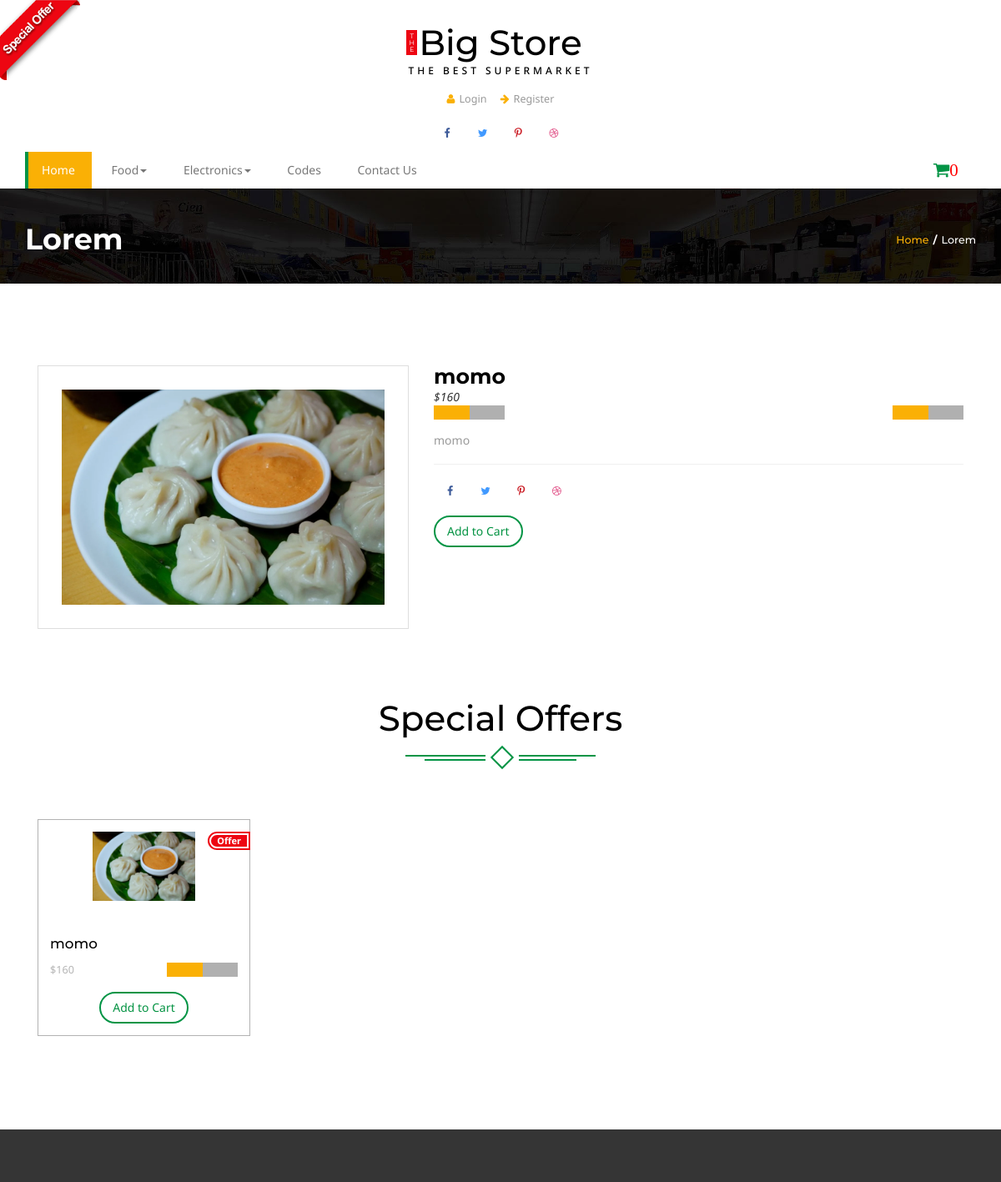
Before: /product_detail/momo (upper part) with the older database file.
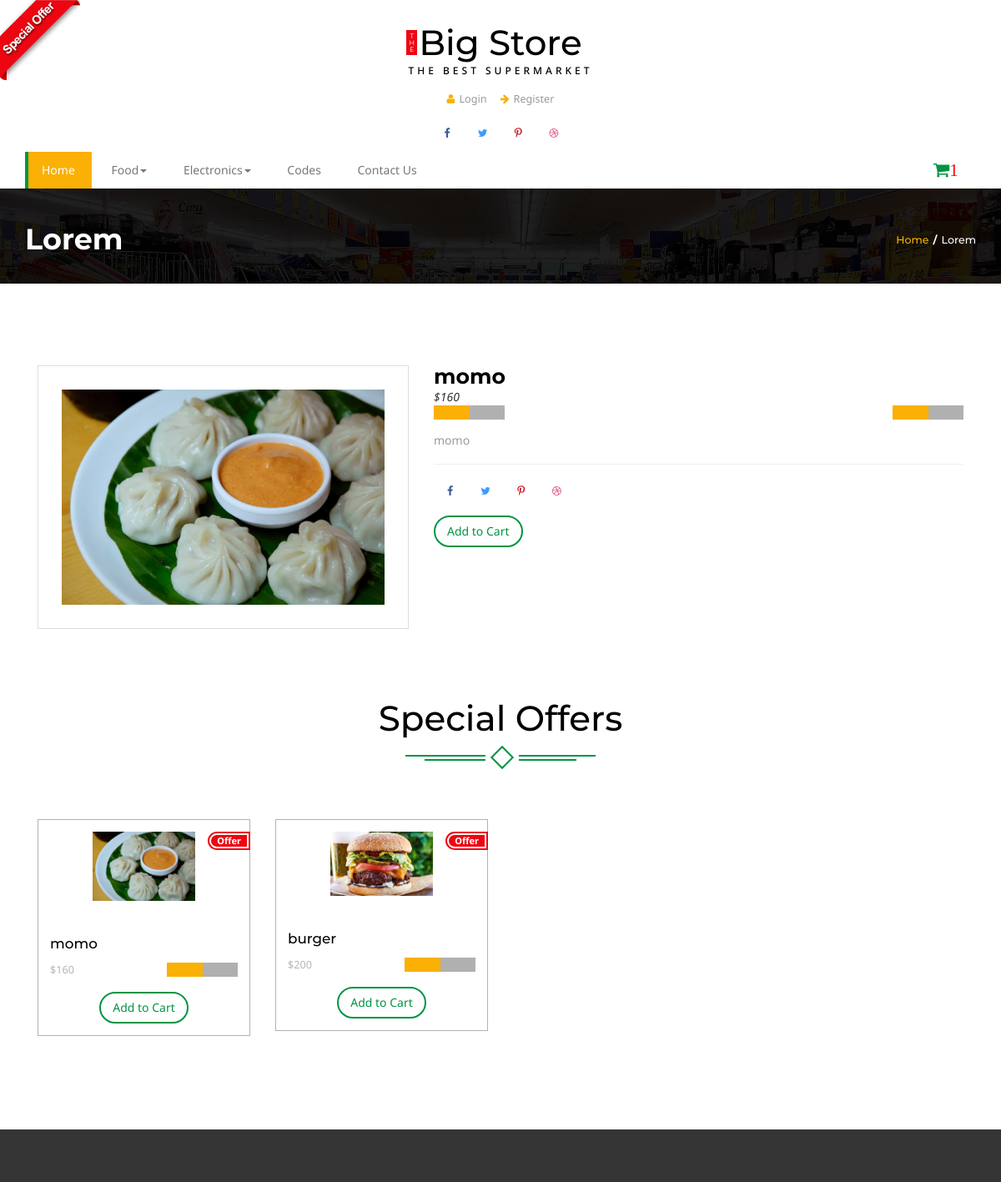
After: the same page with the newer database file.
### home/models.py (models this page shows, shortened)
class Category(models.Model):
	title = models.CharField(max_length = 500)
	slug = models.CharField(max_length = 500)
	description = models.TextField(blank = True)
	image = models.ImageField(upload_to = 'media')
	status = models.CharField(choices = STATUS,max_length = 500 , blank = True)

class Item(models.Model):
	title = models.CharField(max_length = 500)
	slug = models.CharField(max_length = 500)
	description = models.TextField(blank = True)
	image = models.ImageField(upload_to = 'media')
	price = models.IntegerField()
	discounted_price = models.IntegerField(default = 0)
	category = models.ForeignKey(Category , models.CASCADE)
	subcategory = models.ForeignKey(Subcategory , models.CASCADE)
	stock = models.CharField(choices = STOCK, max_length = 50)
	labels = models.CharField(choices = LABELS , max_length = 50)
	def get_add_to_cart_url(self):
		return reverse('cart:add_to_cart' , kwargs = {'slug':self.slug})

### home/views.py (the view)
# urls.py: path('product_detail/<slug>', ProductView.as_view(), name='product_detail'),
class ProductView(BaseView):
	def get(self, request,slug):
		self.views['product_details'] = Item.objects.filter(slug = slug)
		self.views['hot_product'] = Item.objects.filter(labels = 'hot')
		return render(request,'single.html' , self.views )

### home/models.py (called while the page is built)
	def get_subcat_url(self):
		return reverse('home:subcategory',kwargs = {'slug':self.slug})

### templates/single.html (shortened to what this page needs)
 {% extends 'base.html' %}
  {% block content %}
  {% load static %}
<div class="banner-top">
	<div class="container">
		<h3 >Lorem</h3>
		<h4><a href="index.html">Home</a><label>/</label>Lorem</h4>
		<div class="clearfix"> </div>
	</div>
</div>
{% for detail in product_details %}
		<div class="single">
			<div class="container">
						<div class="single-top-main">
	   		<div class="col-md-5 single-top">
	   		<div class="single-w3agile">
<div id="picture-frame">
			<img src="{{ detail.image.url}}" data-src="{{ detail.image.url }}" alt="" class="img-responsive"/>
		</div>
			</div>
			</div>
			<div class="col-md-7 single-top-left ">
								<div class="single-right">
				<h3>{{detail.title}}</h3>
				{% if detail.discounted_price %}
											<p ><label>${{detail.price}}</label><em class="item_price">${{detail.discounted_price}}</em></p>
											  <div class="block">
												<div class="starbox small ghosting"> </div>
											</div>
										{% else %}
											<p ><em class="item_price">${{detail.price}}</em></p>
											  <div class="block">
												<div class="starbox small ghosting"> </div>
											</div>
										{% endif%}
				<div class="block block-w3">
					<div class="starbox small ghosting"> </div>
				</div>
				<p class="in-pa"> {{detail.description}} </p>
				<ul class="social-top">
					<li><a href="#" class="icon facebook"><i class="fa fa-facebook" aria-hidden="true"></i></a></li>
					<li><a href="#" class="icon twitter"><i class="fa fa-twitter" aria-hidden="true"></i></a></li>
					<li><a href="#" class="icon pinterest"><i class="fa fa-pinterest-p" aria-hidden="true"></i></a></li>
					<li><a href="#" class="icon dribbble"><i class="fa fa-dribbble" aria-hidden="true"></i></a></li>
				</ul>
					<div class="add add-3">
										   <a href="{{detail.get_add_to_cart_url}}"><button class="btn btn-danger my-cart-btn my-cart-b" >Add to Cart</button></a>
										</div>
			</div>
			</div>
		   <div class="clearfix"> </div>
	   </div>
	</div>
</div>
{% endfor %}
<div class="content-top offer-w3agile">
	<div class="container ">
			<div class="spec ">
				<h3>Special Offers</h3>
					<div class="ser-t">
						<span><i></i></span>
					</div>
			</div>
						<div class=" con-w3l wthree-of">
							{% for hot in hot_product %}
							<div class="col-md-3 pro-1">
								<div class="col-m">
									<a href="#" data-toggle="modal" data-target="#myModal5" class="offer-img">
										<img src="{{hot.image.url}}" class="img-responsive" alt="">
										<div class="offer"><p><span>Offer</span></p></div>
									</a>
									<div class="mid-1">
										<div class="women">
											<h6><a href="{{item.get_proview_url}}">{{hot.title}}</h6>
										</div>
										{% if item.discounted_price %}
										<div class="mid-2">
											<p ><label>${{hot.discounted_price}}</label><em class="item_price">${{hot.price}}</em></p>
											  <div class="block">
												<div class="starbox small ghosting"> </div>
											</div>
										{% else %}
										<div class="mid-2">
											<p ><em class="item_price">${{hot.price}}</em></p>
											  <div class="block">
												<div class="starbox small ghosting"> </div>
											</div>
										{% endif %}
										<div class="clearfix"></div>
										</div>
											<div class="add">
										   <button class="btn btn-danger my-cart-btn my-cart-b" data-id="5" data-name="Lays" data-summary="summary 5" data-price="0.70" data-quantity="1" data-image="images/of4.png">Add to Cart</button>
										</div>
									</div>
								</div>
							</div>
							{% endfor %}
							<div class="clearfix"></div>
						 </div>
					</div>
				</div>
{% endblock %}

### templates/base.html (shortened to what this page needs)
<!DOCTYPE html>
{% load static %}
<html>
<head>
<link href="{% static 'css/bootstrap.css' %}" rel='stylesheet' type='text/css' />
<link href="{% static 'css/style.css' %}" rel='stylesheet' type='text/css' />
<link href="{% static 'css/font-awesome.css' %}" rel="stylesheet">
	<link rel="stylesheet" href="{% static 'css/jstarbox.css' %}" type="text/css" media="screen" charset="utf-8" />
</head>
<body>
<a href="offer.html"><img src="images/download.png" class="img-head" alt=""></a>
<div class="header">
		<div class="container">
			<div class="logo">
				<h1 ><a href="index.html"><b>T<br>H<br>E</b>Big Store<span>The Best Supermarket</span></a></h1>
			</div>
			<div class="head-t">
				<ul class="card">
{% if user.is_authenticated %}
					<li><a href="wishlist.html" ><i class="fa fa-heart" aria-hidden="true"></i>Wishlist</a></li>
					<li><a href="about.html" ><i class="fa fa-file-text-o" aria-hidden="true"></i>Order History</a></li>
					<li><a href="shipping.html" ><i class="fa fa-ship" aria-hidden="true"></i>Shipping</a></li>
					<li><a href="/accounts/logout" ><i class="fa fa-user" aria-hidden="true"></i>Logout</a></li>
{% else %}
					<li><a href="/accounts/login" ><i class="fa fa-user" aria-hidden="true"></i>Login</a></li>
					<li><a href="/signup" ><i class="fa fa-arrow-right" aria-hidden="true"></i>Register</a></li>
{% endif %}
				</ul>
			</div>
			<div class="header-ri">
				<ul class="social-top">
					<li><a href="#" class="icon facebook"><i class="fa fa-facebook" aria-hidden="true"></i></a></li>
					<li><a href="#" class="icon twitter"><i class="fa fa-twitter" aria-hidden="true"></i></a></li>
					<li><a href="#" class="icon pinterest"><i class="fa fa-pinterest-p" aria-hidden="true"></i></a></li>
					<li><a href="#" class="icon dribbble"><i class="fa fa-dribbble" aria-hidden="true"></i></a></li>
				</ul>
			</div>
				<div class="nav-top">
					<nav class="navbar navbar-default">
					<div class="collapse navbar-collapse" id="bs-megadropdown-tabs">
						<ul class="nav navbar-nav ">
							<li class=" active"><a href="index.html" class="hyper "><span>Home</span></a></li>
							{% for cat in categories %}
							<li class="dropdown ">
								<a href="#" class="dropdown-toggle  hyper" data-toggle="dropdown" ><span>{{cat.title}}<b class="caret"></b></span></a>
							</li>
							{% endfor %}
							<li><a href="codes.html" class="hyper"> <span>Codes</span></a></li>
							<li><a href="/contact" class="hyper"><span>Contact Us</span></a></li>
						</ul>
					</div>
					</nav>
					 <a href="/cart/"><div class="cart" >
						<span class="fa fa-shopping-cart my-cart-icon"><font color="red">{{no_order}}</font></span>
					</div></a>
					<div class="clearfix"></div>
				</div>
				</div>
</div>
{% block content %}
{% endblock %}
<div class="footer">
</div>
</body>
</html>

Changed rows visible on the page:
added Item: image (picture), title "burger", price "200", shown under "Special Offers"
Other visible differences:
{{ no_order }}: "0" → "1"
